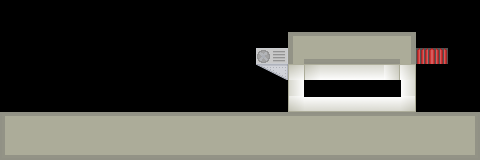

Tiled map render using the project's own tile images. Description and the map definition, with tile-layer contents summarised, below:
An orthogonal 30x10 tile map with 16x16 px tiles, 2 tile layers (Background, Middle).

<map version="1.0" orientation="orthogonal" width="30" height="10" tilewidth="16" tileheight="16">
 <tileset firstgid="1" name="Tileset" tilewidth="16" tileheight="16">
  <image source="../Sprites/Tileset.png" trans="ffffff" width="128" height="112" />
  <tile id="14">
   <properties>
    <property name="isAnimated" value="true" />
   </properties>
  </tile>
 </tileset>
 <layer name="Background" width="30" height="10">
  <properties>
   <property name="ZOrder" value="0.16" />
  </properties>
  <data>[300 cells, 24 non-empty, 9 distinct tile ids]</data>
 </layer>
 <layer name="Middle" width="30" height="10">
  <data>[300 cells, 112 non-empty, 15 distinct tile ids]</data>
 </layer>
</map>
